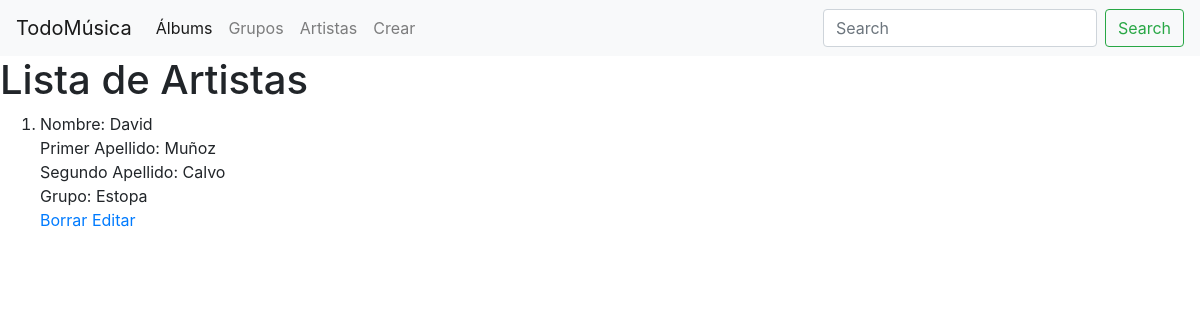
Page /artistas/ on the committed database.
### miAplicacion/models.py (models this page shows)
class Artista(models.Model):
    nombre = models.CharField(max_length=50, blank=False)
    apellido1 = models.CharField(max_length=50, blank=False)
    apellido2 = models.CharField(max_length=50, blank=False)
    grupo_id = models.ForeignKey(Grupo_Musical, on_delete=models.CASCADE)

class Grupo_Musical(models.Model):
    nombreGrupo = models.CharField(max_length=50, blank=False)
    estiloMusica = models.CharField(max_length=50)
    fecha_creacion = models.DateField(blank=False)
    fecha_disolucion = models.DateField(null=True, blank=True)

### miAplicacion/views.py (the view)
# urls.py: path('artistas/',artistasView,name='artistas'),
def artistasView(request):
    allArtistas = Artista.objects.all()
    context = {'allArtistas': allArtistas}
    return render(request,"artistas.html",context)

### templates/artistas.html (shortened to what this page needs)
{% include "header.html" %}
<!DOCTYPE html>
<html lang="en">
<head>
</head>
<body>
         <h1>Lista de Artistas</h1>
        <ol>
            {% for artista in allArtistas %}
            <li>Nombre: {{ artista.nombre}} <br>
                Primer Apellido: {{ artista.apellido1 }} <br>
                Segundo Apellido: {{ artista.apellido2}} <br>
                Grupo: {{ artista.grupo_id.nombreGrupo}} </li>
                <a href="/borrarArtista/{{artista.id}}">Borrar</a>
                <a href="/editarArtista/{{ artista.id }}">Editar</a>
        <br><br>
        {% endfor %}
        </ol>
</body>
</html>

### rows in the picture
Artista: nombre "David", apellido1 "Muñoz", apellido2 "Calvo", grupo_id.nombreGrupo "Estopa"
